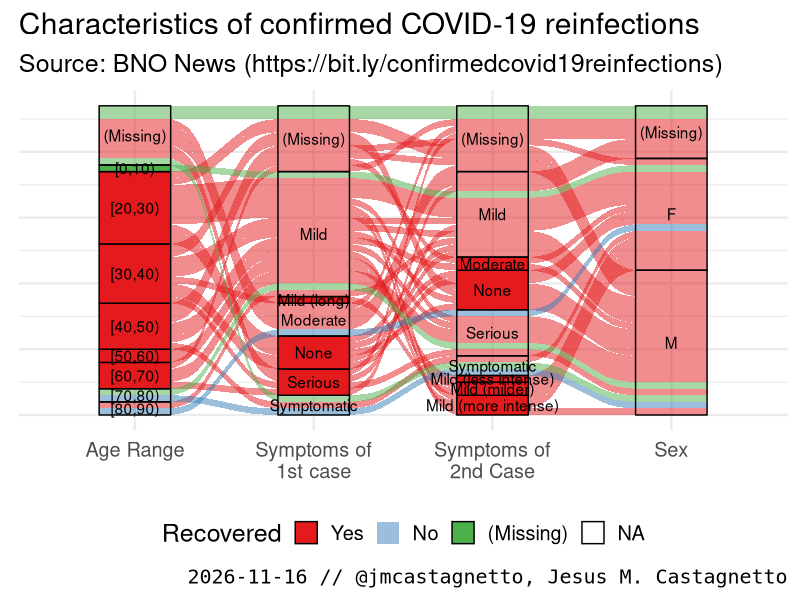
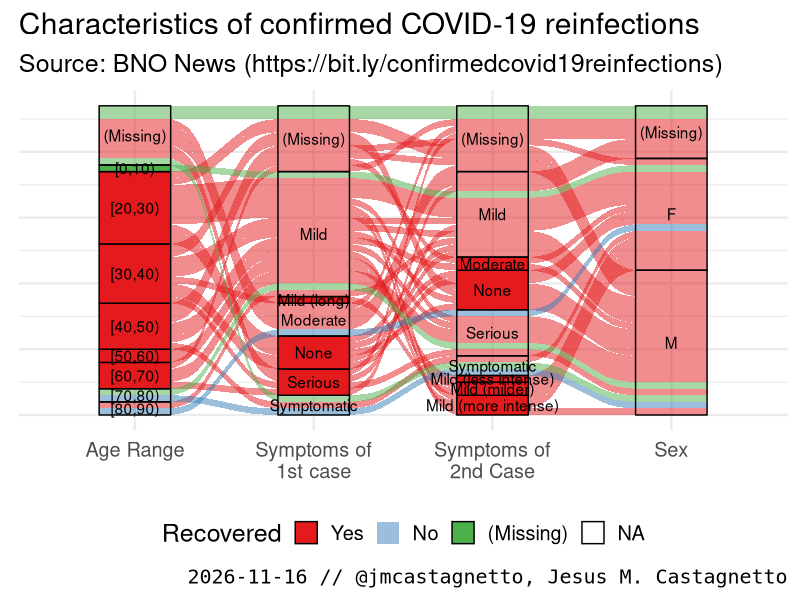

Write R code to recreate these figures, in order.
library(tidyverse)
library(ggalluvial)

confirmed <- read_csv(
  "data/covid19_confirmed_reinfections.csv",
  na = c("", "-", "NA", "N/A")
) %>%
  mutate(
    age_range = cut(age,
                    breaks = seq(0, 100, by = 10),
                    right = FALSE),
    age_range = fct_explicit_na(age_range),
    age_range = factor(
      as.character(age_range),
      levels =c("(Missing)", "[0,10)", "[10,20)",
                "[20,30)", "[30,40)", "[40,50)",
                "[50,60)", "[60,70)", "[70,80)",
                "[80,90)", "[90,100)"),
      ordered = TRUE
    ),
    gender = factor(
      replace_na(gender, "(Missing)"),
      levels = c("F", "M", "(Missing)"),
      ordered = FALSE
    ),
    symptoms_1st_case = replace_na(symptoms_1st_case, "(Missing)"),
    symptoms_2nd_case = replace_na(symptoms_2nd_case, "(Missing)"),
    recovered = factor(
       replace_na(recovered, "(Missing)"),
       levels = c("Yes", "No", "(Missing)"),
       ordered = FALSE
    )
  ) %>%
  rename(
    Recovered = recovered
  )

p1 <- ggplot(
  confirmed,
  aes(
    axis1 = age_range,
    axis2 = symptoms_1st_case,
    axis3 = symptoms_2nd_case,
    axis4 = gender,
    fill = Recovered
  )
) +
  scale_x_discrete(
    limits = c("Age Range", "Symptoms of\n1st case", "Symptoms of\n2nd Case", "Sex"),
    expand = c(.2, .05)) +
  scale_fill_brewer(type = "qual", palette = "Set1") +
  geom_alluvium(aes(fill = Recovered), width = .4) +
  geom_stratum(width = .4) +
  geom_text(stat = "stratum",
            aes(label = after_stat(stratum))) +
  labs(
    title = "Characteristics of confirmed COVID-19 reinfections",
    subtitle = "Source: BNO News (https://bit.ly/confirmedcovid19reinfections)",
    caption = paste0(Sys.Date(), " // @jmcastagnetto, Jesus M. Castagnetto")
  ) +
  theme_minimal(18) +
  theme(
    axis.text.y = element_blank(),
    legend.position = "bottom",
    plot.caption = element_text(family = "Inconsolata")
  )
p1

fname <- paste0(
  "plots/",
  format(Sys.Date(), "%Y%m%d"),
  "-characteristics-covid19-reinfections.png"
)

ggsave(
  plot = p1,
  filename = fname,
  width = 16,
  height = 10
)
